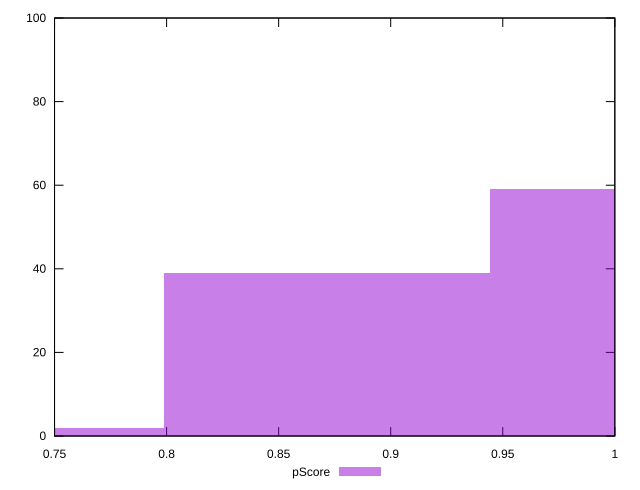

This chart was generated by the following gnuplot code:
reset

$pScore <<EOF
0.871676047709999 39
1.016955388994999 59
0.7263967064249992 2
EOF

set key outside below
set boxwidth 0.14527934128499984
set xrange [0.75:1]
set yrange [0:100]
set trange [0:100]
set style fill transparent solid 0.5 noborder
set terminal svg size 640, 490 enhanced background rgb 'white'
set output "report_00009_2021-02-08T22-37-41.559Z/unminified-javascript/samples/pages+cached/pScore/histogram.svg"

plot $pScore title "pScore" with boxes

reset
